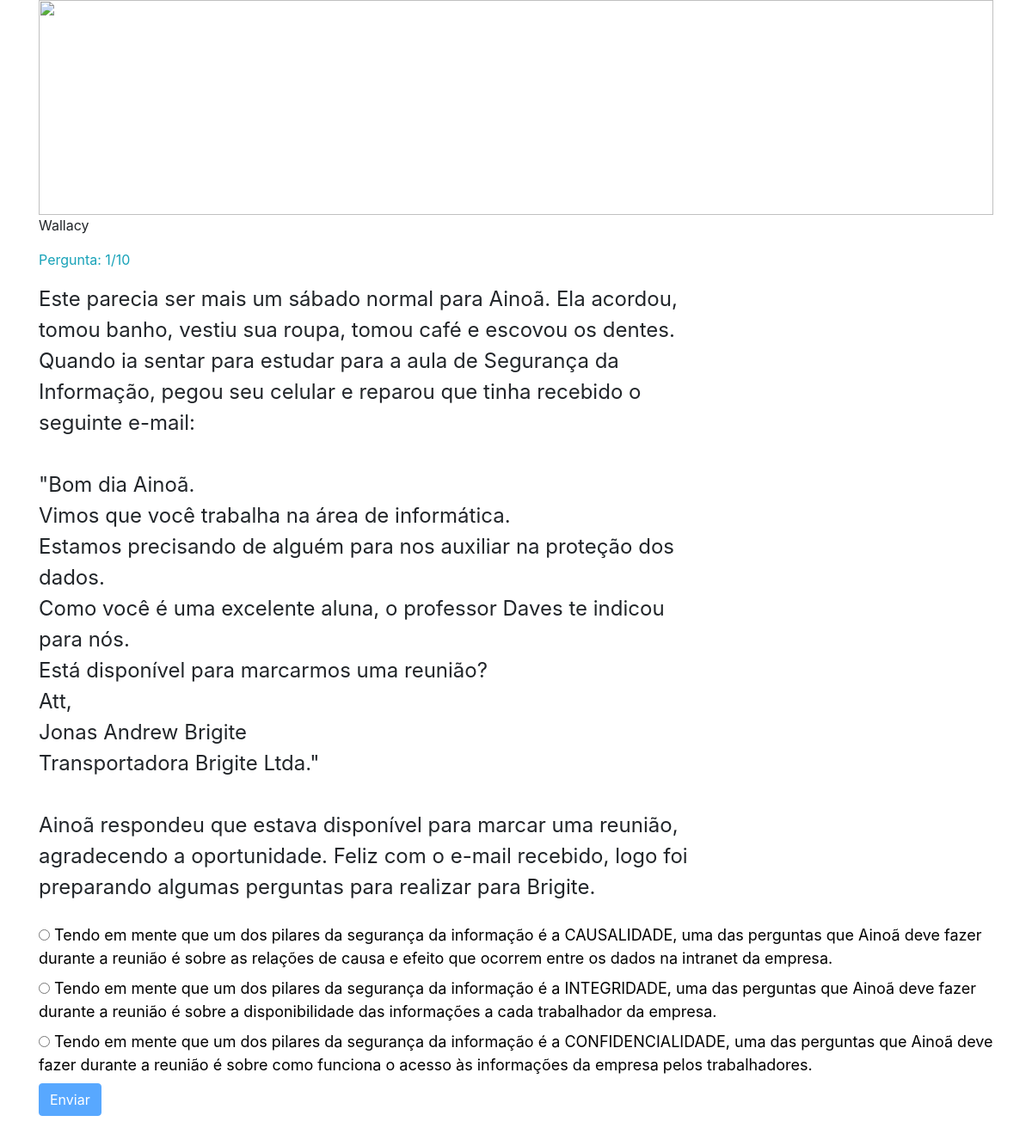
The app's page /jogo/jogo.php?seq=1 (signed in) with its own data.
### tables this page shows
CREATE TABLE `tbl_usuarios` (
  `id` int(11) NOT NULL,
  `nome` varchar(30) NOT NULL,
  `email` varchar(60) NOT NULL,
  `senha` varchar(40) NOT NULL,
  `pontos` varchar(11) NOT NULL,
  `codigo` int(6) NOT NULL
);

CREATE TABLE `tbl_perguntas` (
  `id` int(11) NOT NULL,
  `id_sequencia` int(11) NOT NULL,
  `pergunta` mediumtext NOT NULL,
  `resposta1` mediumtext NOT NULL,
  `resposta2` mediumtext NOT NULL,
  `resposta3` mediumtext NOT NULL,
  `id_professor` int(11) NOT NULL,
  `id_pergunta_seq` int(11) NOT NULL,
  `id_destino` int(11) NOT NULL,
  `n_p_destino` int(11) NOT NULL
);

CREATE TABLE `tbl_destinos` (
  `id` int(11) NOT NULL,
  `numero_pergunta` int(11) NOT NULL,
  `quantidade_perguntas` int(11) NOT NULL,
  `codigo` varchar(10) NOT NULL,
  `resposta_1` varchar(10) NOT NULL,
  `resposta_2` varchar(10) NOT NULL,
  `resposta_3` varchar(10) NOT NULL,
  `destino_1` varchar(10) NOT NULL,
  `destino_2` varchar(10) NOT NULL,
  `destino_3` varchar(10) NOT NULL,
  `pontos_1` int(11) NOT NULL,
  `pontos_2` int(11) NOT NULL,
  `pontos_3` int(11) NOT NULL
);

CREATE TABLE `tbl_sequencia_perguntas` (
  `id` int(11) NOT NULL,
  `nome` varchar(30) NOT NULL,
  `id_professor` int(11) NOT NULL,
  `np` int(11) NOT NULL,
  `pontuacao` int(11) NOT NULL
);

### jogo/jogo.php (the view, shortened to what this page needs)
<?php
$uid = $_COOKIE['userid'];
include '../configs.php';
if ((!isset($_REQUEST['seq']))&&(!isset($_COOKIE['seq']))) {
	header('location:./');
}
else{
	if (isset($_REQUEST['seq'])) {
		$seq = $_REQUEST['seq'];
	}
}
$sql = "SELECT * FROM tbl_sequencia_perguntas WHERE id = '$seq'";
$query = mysqli_query($con, $sql);
$row = mysqli_fetch_object($query);
$np = $row->np;
if (!isset($_COOKIE['pergunta'])) {
	$query = "SELECT *,tbl_perguntas.id FROM tbl_perguntas,tbl_destinos WHERE id_pergunta_seq = '1' and tbl_destinos.id = tbl_perguntas.id_destino and '$seq' = tbl_perguntas.id_sequencia";
}
else{
	$p=$_COOKIE['pergunta'];
	$query = "SELECT *,tbl_perguntas.id FROM tbl_perguntas,tbl_destinos WHERE codigo = '$p' and tbl_destinos.id = tbl_perguntas.id_destino and '$seq' = id_sequencia";
}
$sql = mysqli_query($con, $query);
$row = mysqli_fetch_array($sql);
$pe = $row['numero_pergunta'];
?>
<!DOCTYPE html>
<html>
<head>
	<link rel="stylesheet" href="https://maxcdn.bootstrapcdn.com/bootstrap/4.0.0/css/bootstrap.min.css">
	<link rel="stylesheet" type="text/css" href="../style.css">
</head>
<body>
	<div class="container">
		<center>
			<div>
				<img src="" id="title">
			</div>
		</center>
		<?php
		$query_name = mysqli_query($con, "SELECT * FROM tbl_usuarios WHERE id = '$uid'");
		$row_name = mysqli_fetch_object($query_name);
		$name = $row_name->nome;
		?>
		<p class="text-capitalize">
			<?=$name?>
		</p>
		<p class="text-info">Pergunta: <?=$pe?>/<?=$np?></p>
		<form action="respostas.php">
			<div class="d-flex flex-row" class="p-2">
				<div style="font-size: 24px; width: 70%">
					<?=nl2br($row['pergunta'])?>
				</div>
				<div class="p-2" style="width: 30%;" >
				</div>
			</div>
			<br>
			<?php
			$n1 = rand(1,3);
			$n2 = rand(1,3);
			$n3 = 6 - ($n1 + $n2);
			$resposta[$n1] = $row['resposta'.$n1];
			$resposta[$n2] = $row['resposta'.$n2];
			$resposta[$n3] = $row['resposta'.$n3];
			?>
			<div style="font-size: 18px">
				<label class="intput">
					<input type="radio" name="resposta" onclick="button()" value="<?=$n1?>" required > <?=nl2br($resposta[$n1])?>
				</label>
				<br>
				<label class="intput">
					<input type="radio" name="resposta" onclick="button()" value="<?=$n2?>" required> <?=nl2br($resposta[$n2])?>
				</label>
				<br>	<label class="intput">
					<input type="radio" name="resposta" onclick="button()" value="<?=$n3?>" required> <?=nl2br($resposta[$n3])?>
				</label>
			</div>
			<button type="submit" class="btn btn-primary" id="btn" disabled>Enviar</button>
		</form>
		<br>
		<br>
		<br>
	</div>
</body>
</html>

### jogo/jogo.php (style rules this page uses)
.intput { color: #000; }

### records on screen
tbl_usuarios: nome "Wallacy"
tbl_perguntas: id_destino.numero_pergunta "1", pergunta "Este parecia ser mais um sábado normal para Ainoã. Ela acordou, tomou banho, vestiu sua roupa, tomou café e escovou os dentes. Quando ia sentar para estudar para a aula de Segurança da Informação, pegou seu celular e reparou que tinha recebido o seguinte e-mail: \"Bom dia Ainoã. Vimos que você trabalha na área de informática. Estamos precisando de alguém para nos auxiliar na proteção dos dados. Como você é uma excelente aluna, o professor Daves te indicou para nós. Está disponível para marcarmos uma reunião? Att, Jonas Andrew Brigite Transportadora Brigite Ltda.\" Ainoã respondeu que estava disponível para marcar uma reunião, agradecendo a oportunidade. Feliz com o e-mail recebido, logo foi…"
tbl_sequencia_perguntas: np "10"
